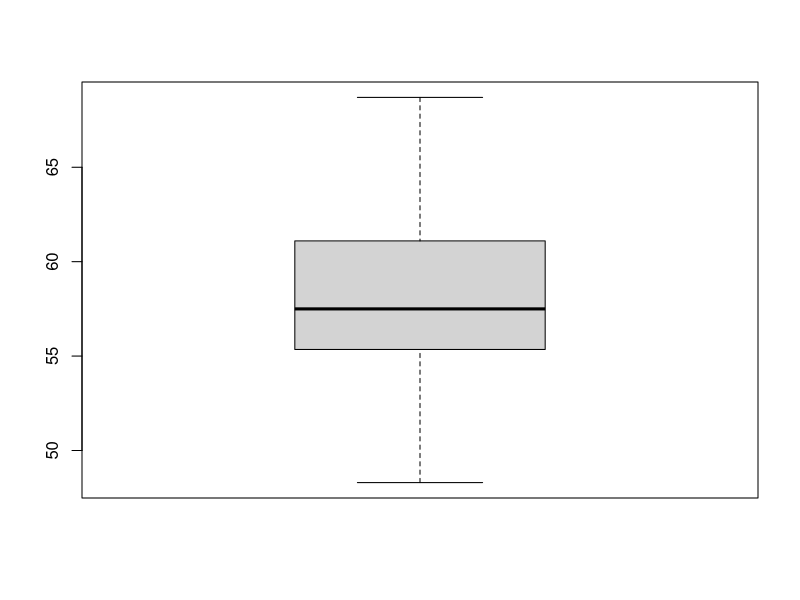

Reproduce this figure in R.
x=c(61.1,68.7,52.7,56.3,57.5,65.9,64.6,58.9,61.1,62.4,67.3,	62.8,54.7,56.7,54.4,56.8,54,54.3,57.7,57,64.6,56,53.2,48.3,	56.7,57.5,61,58.7,59.3,57.9,53.8)
summary(x)
boxplot(x)